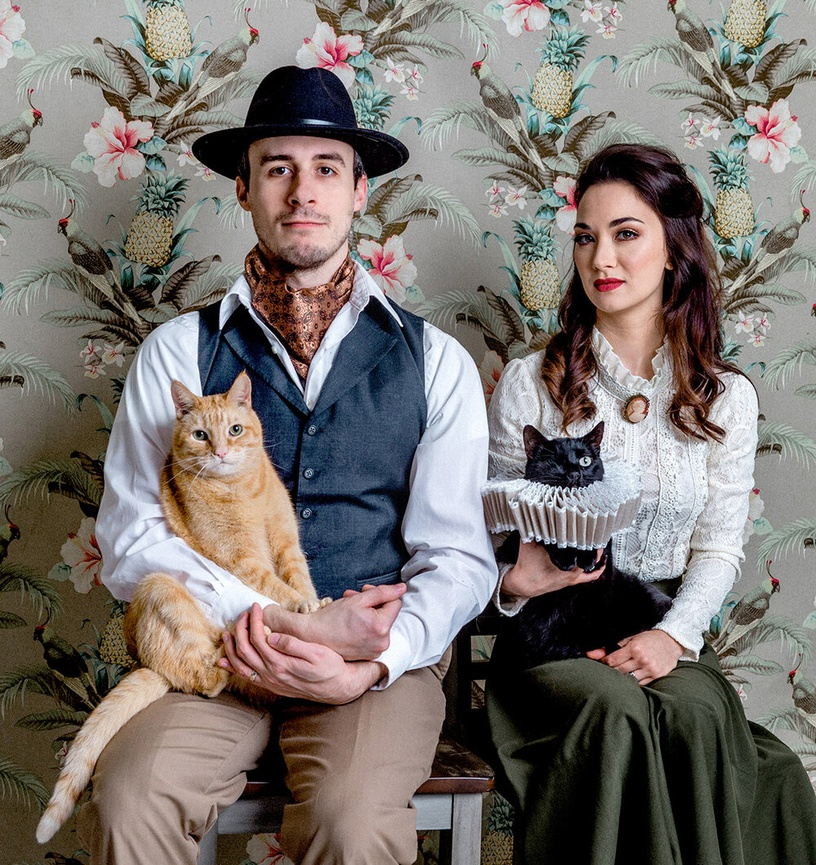
#> input picture humanandcat.jpeg, 816 x 865 px, shrunk from 1000 x 1060 before the run
$ python catandhuman.py
#> lines starting #> are read from the running program, lines starting #| are printed output that depends on the picture; after the words box and inside, x2 and y2 are one past the last pixel; in counts of white or black regions, pixels touching at a corner belong together
import cv2

face_cassade = cv2.CascadeClassifier("frontaldef.xml")
eye_cassade = cv2.CascadeClassifier("eyedef.xml")
cat_cassade =  cv2.CascadeClassifier("catdef.xml")
img = cv2.imread('humanandcat.jpeg')
#> img is the input picture: shape (865, 816, 3); mean B, G, R 111.1, 115.6, 122.1
gray = cv2.cvtColor(img,cv2.COLOR_BGR2GRAY)
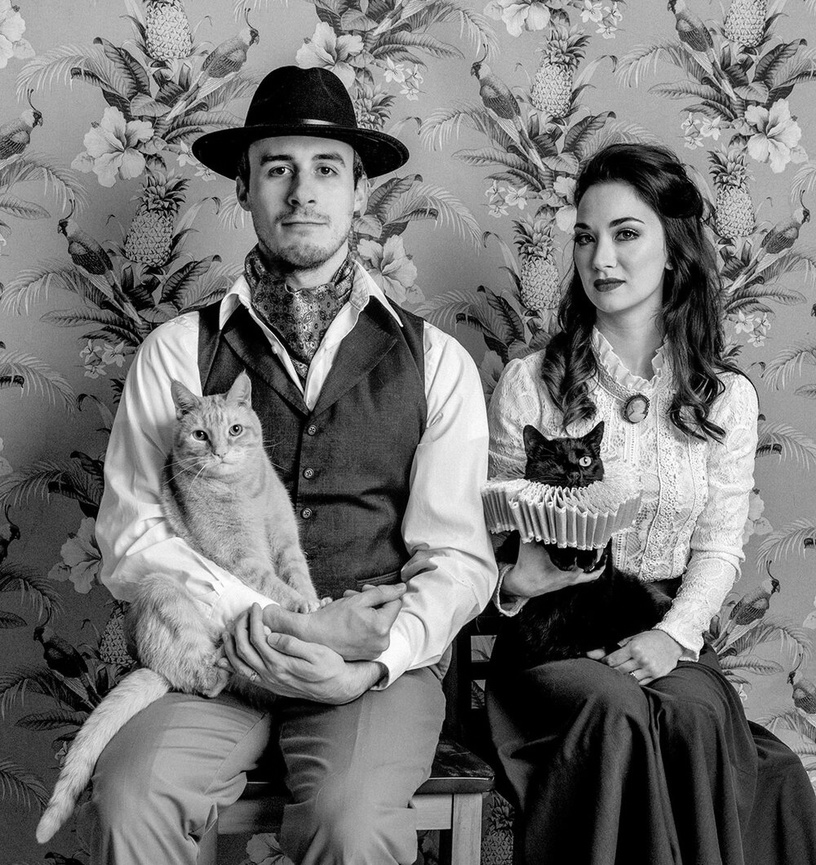
#> gray: shape (865, 816); min 0, max 255, mean 117

faces = face_cassade.detectMultiScale(gray,1.3,5)
#> faces = [[235, 121, 131, 131], [548, 189, 126, 126]]
for(x,y,w,h)in faces:
    img =  cv2.rectangle(img,(x,y),(x+w,y+h),(255,0,0),3)
#> this loop made 2 passes
#> pass 1, `img =  cv2.rectangle(img,(x,y),(x+w,y+h),(255,0,0),3)`:
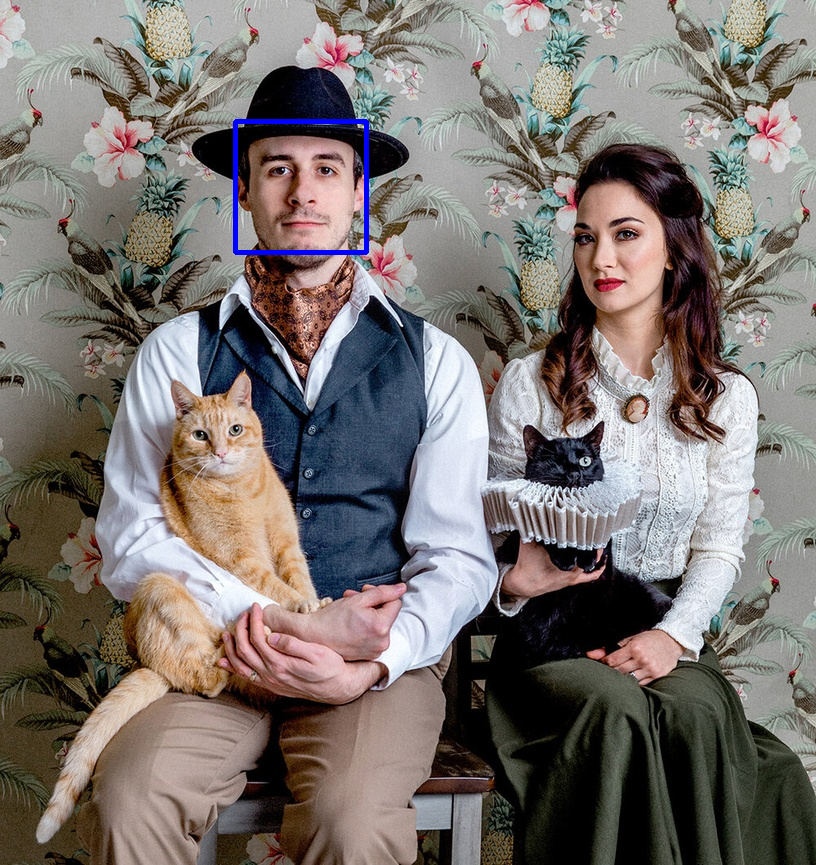
#> img: shape (865, 816, 3); 0.37% of pixels changed, all inside (x1, y1, x2, y2) = (233, 119, 369, 255)
#> pass 2, `img =  cv2.rectangle(img,(x,y),(x+w,y+h),(255,0,0),3)`:
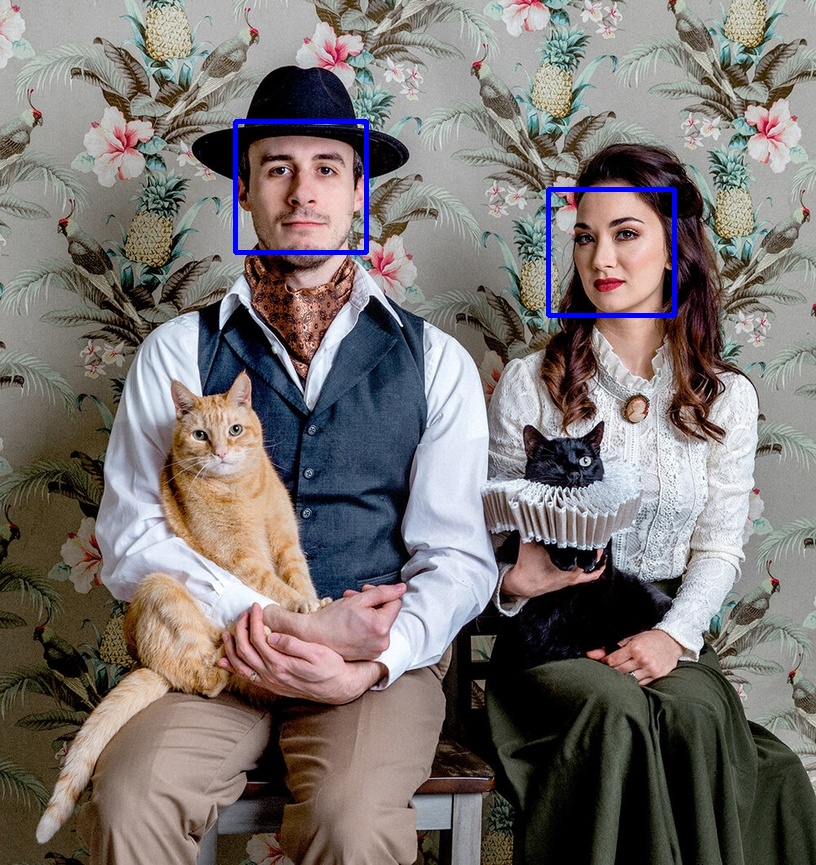
#> img: shape (865, 816, 3); 0.36% of pixels changed, all inside (x1, y1, x2, y2) = (546, 187, 677, 318)

eyes = eye_cassade.detectMultiScale(gray,1.14,7)
#> eyes = [[308, 154, 33, 33], [261, 154, 33, 33], [607, 218, 33, 33]]
for(ex,ey,ew,eh) in eyes:
    img_eye = cv2.rectangle(img,(ex,ey),(ex+ew,ey+eh),(0,255,0),2)
#> this loop made 3 passes
#> (ex, ey) on passes 1 to 3: (308, 154), (261, 154), (607, 218)
#> pass 2, `img_eye = cv2.rectangle(img,(ex,ey),(ex+ew,ey+eh),(0,255,0),2)`:
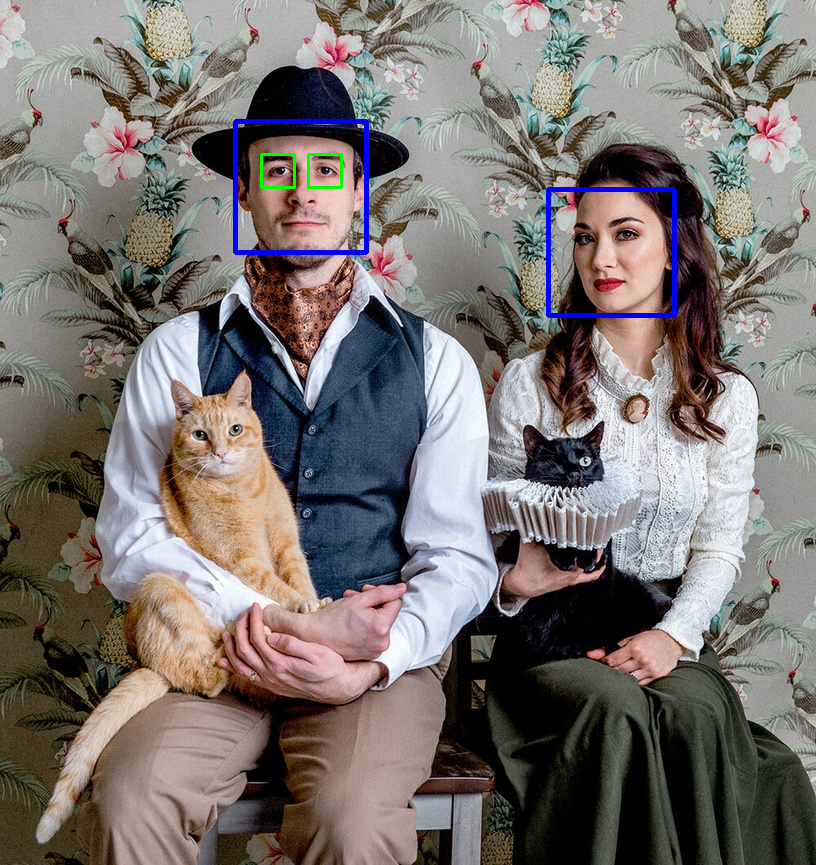
#> img_eye: shape (865, 816, 3); mean B, G, R 112.2, 115.1, 121.2
#> pass 3, `img_eye = cv2.rectangle(img,(ex,ey),(ex+ew,ey+eh),(0,255,0),2)`:
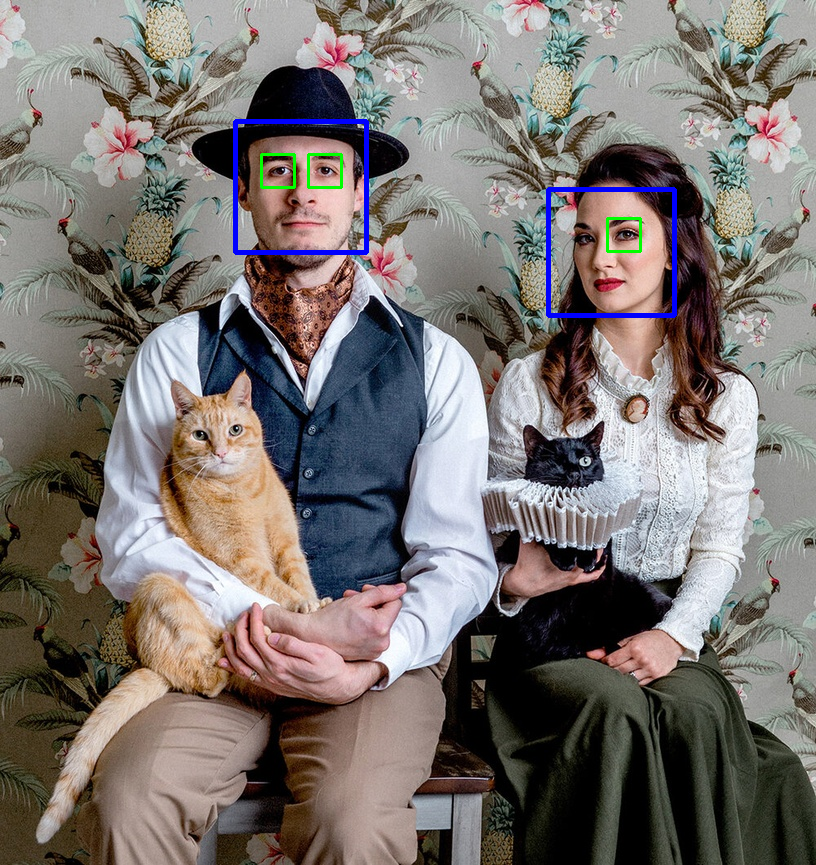
#> img_eye: shape (865, 816, 3); 0.06% of pixels changed, all inside (x1, y1, x2, y2) = (606, 217, 642, 253)

cats = cat_cassade.detectMultiScale(gray,1.1,7)
#> cats = ()
for(cx,cy,cw,ch) in cats:
    img_cat = cv2.rectangle(img,(cx,cy),(cx+cw,cy+ch),(0,0,255),1)
#> this loop made 0 passes


cv2.imshow('img',img)
cv2.waitKey(0)
cv2.destroyAllWindows

$ run again, with kay1tap.jpeg copied over humanandcat.jpeg
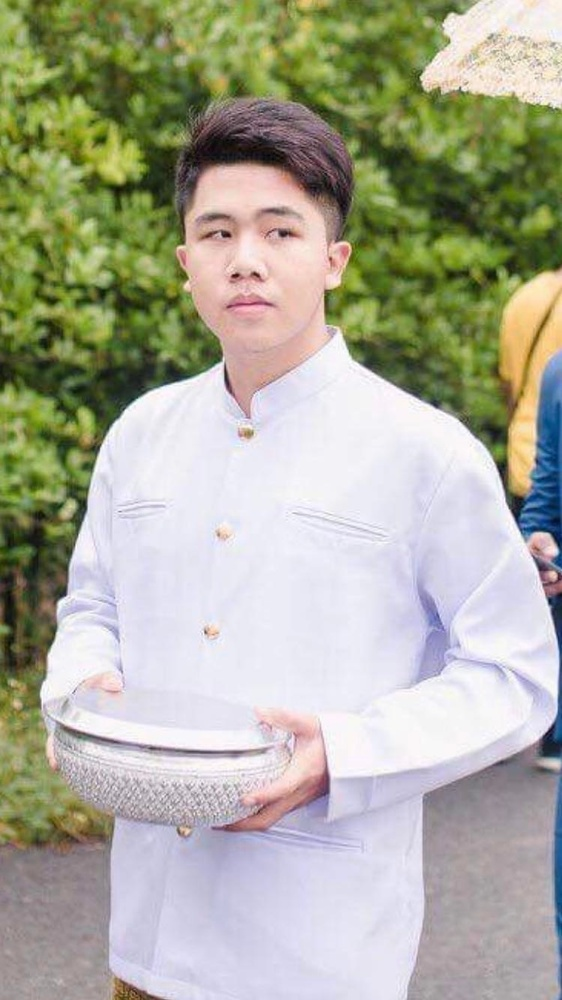
#> input picture kay1tap.jpeg, 562 x 1000 px, shrunk from 750 x 1334 before the run
#> img is the input picture: shape (1000, 562, 3); mean B, G, R 154.5, 171.7, 171.3
#> `gray = cv2.cvtColor(img,cv2.COLOR_BGR2GRAY)`:
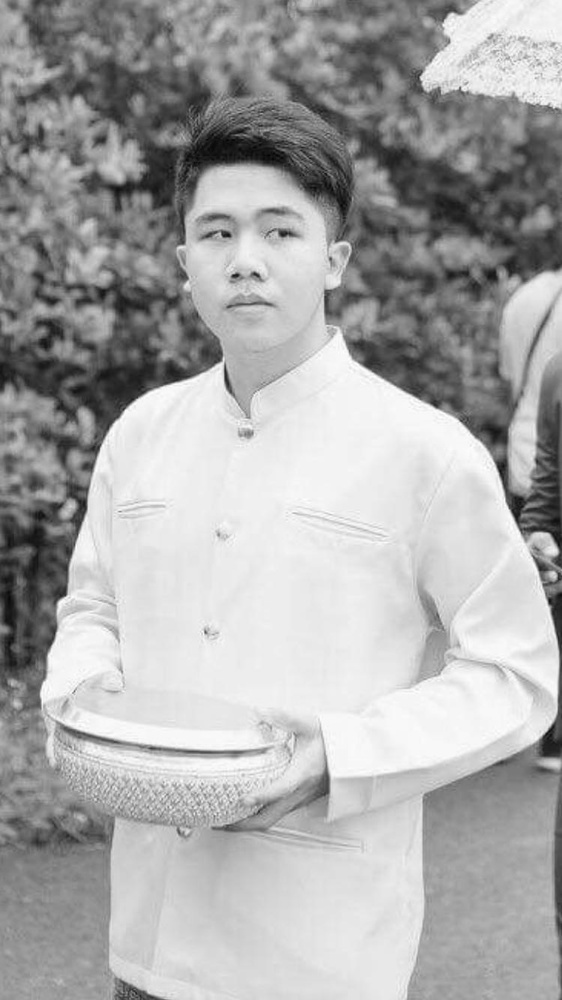
#> gray: shape (1000, 562); min 3, max 255, mean 169.6
#> faces = [[158, 159, 185, 185]]
#> the loop `for(x,y,w,h)in faces:` made 1 pass
#> eyes = [[13, 88, 26, 26], [198, 211, 43, 43], [257, 211, 43, 43], [341, 284, 27, 27], [231, 419, 30, 30], [479, 248, 48, 48], [74, 110, 52, 52]]
#> the loop `for(ex,ey,ew,eh) in eyes:` made 7 passes
#> after the loop `for(ex,ey,ew,eh) in eyes:`:
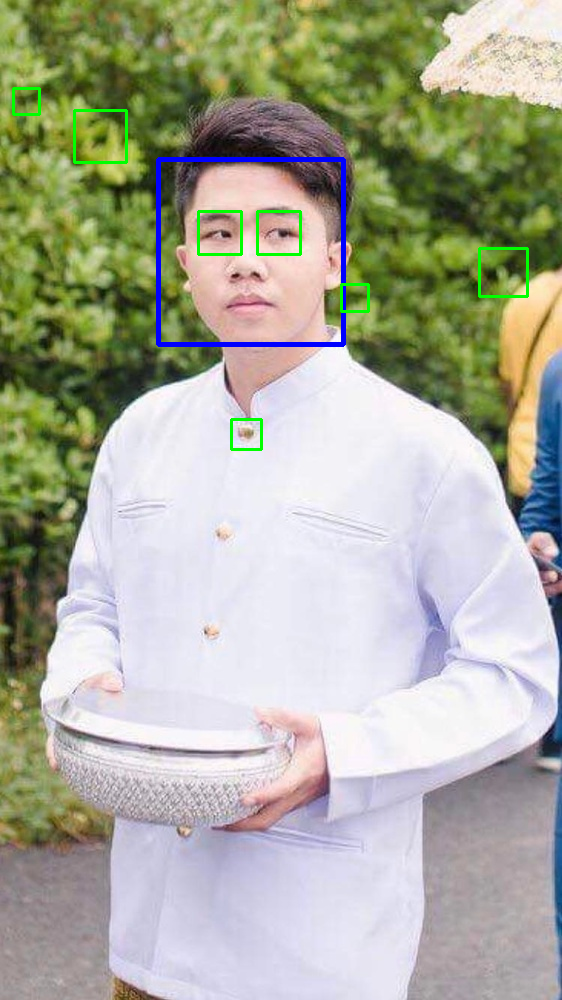
#> img: shape (1000, 562, 3); mean B, G, R 155, 171.5, 169.6
#> cats = ()

$ run again, with peempro.jpeg copied over humanandcat.jpeg
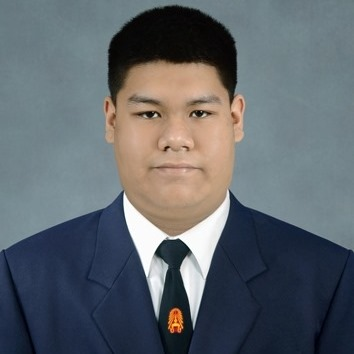
#> input picture peempro.jpeg, 354 x 354 px
#> img is the input picture: shape (354, 354, 3); mean B, G, R 107.5, 101.8, 95.5
#> faces = [[99, 54, 149, 149]]
#> the loop `for(x,y,w,h)in faces:` made 1 pass
#> pass 1, `img =  cv2.rectangle(img,(x,y),(x+w,y+h),(255,0,0),3)`:
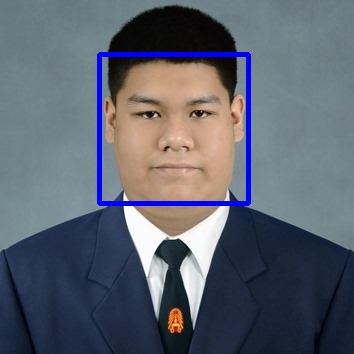
#> img: shape (354, 354, 3); 2.37% of pixels changed, all inside (x1, y1, x2, y2) = (97, 52, 251, 206)
#> eyes = [[182, 98, 32, 32], [130, 94, 38, 38]]
#> the loop `for(ex,ey,ew,eh) in eyes:` made 2 passes
#> pass 2, `img_eye = cv2.rectangle(img,(ex,ey),(ex+ew,ey+eh),(0,255,0),2)`:
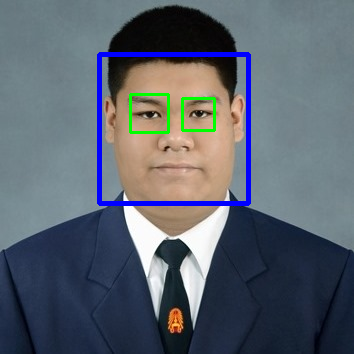
#> img_eye: shape (354, 354, 3); mean B, G, R 110.1, 99.9, 91.8
#> cats = [[107, 54, 134, 134]]
#> the loop `for(cx,cy,cw,ch) in cats:` made 1 pass
